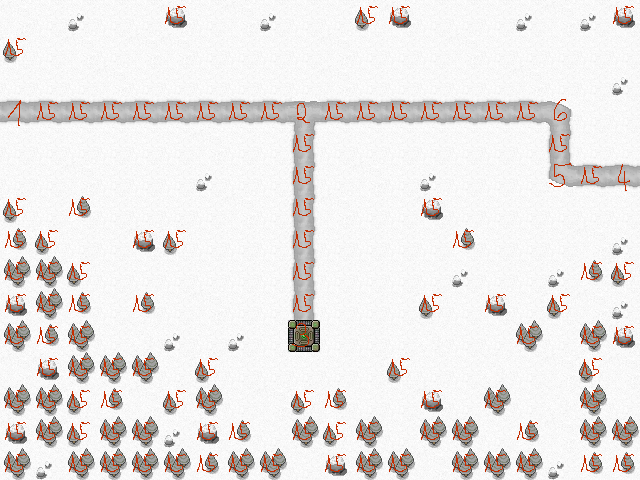

Rendered tile map (Tiled .tmx) drawn with the repository's tilesets; below, a short description and the map source with its tile grids summarised:
An orthogonal 20x15 tile map with 32x32 px tiles, 2 tile layers (map, objects), 2 tilesets.

<map version="1.0" orientation="orthogonal" renderorder="right-down" width="20" height="15" tilewidth="32" tileheight="32" nextobjectid="1">
 <tileset firstgid="1" name="Sprite-Kevin" tilewidth="32" tileheight="32">
  <image source="../images/Sprite-Kevin.png" width="640" height="480" />
 </tileset>
 <tileset firstgid="301" name="Waypoints-Sprite-15-1" tilewidth="32" tileheight="32">
  <image source="../images/Waypoints-Sprite-15-1.png" width="480" height="32" />
 </tileset>
 <layer name="map" width="20" height="15">
  <data>[300 cells, 300 non-empty, 14 distinct tile ids]</data>
 </layer>
 <layer name="objects" width="20" height="15">
  <data>[300 cells, 109 non-empty, 7 distinct tile ids]</data>
 </layer>
</map>